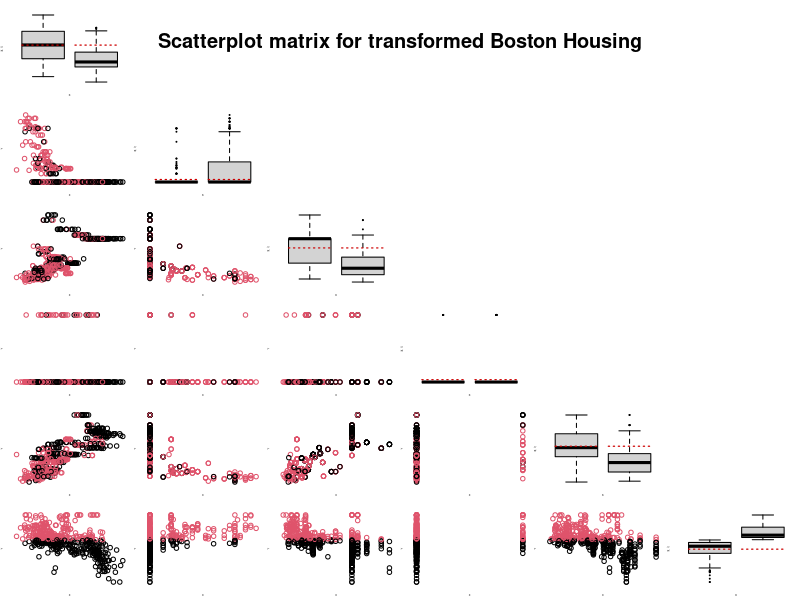

This chart was generated by the following R code:

# clear all variables
rm(list = ls(all = TRUE))
graphics.off()

# load data
data = read.table("bostonh.dat")
x    = data

# data transfomation
K = as.numeric(data[, 14] > median(data[, 14])) + 1
x = cbind(log(x[, 1]), x[, 2], x[, 3], x[, 4], log(x[, 5]), log(x[, 14]), K)

# subset creation for subset means
z    = data.frame(x)
z1   = subset(z, z$K == 1)
z2   = subset(z, z$K == 2)
m1   = apply(z1, 2, mean)
m2   = apply(z2, 2, mean)
i    = 0
op   = par(mfrow = c(6, 6), cex = 0.15)

while (i < 6) {
    i = i + 1
    j = 0
    while (j < 6) {
        j = j + 1
        
        if (i == j) {
            boxplot(x[, i] ~ K, at = 1:2, axes = FALSE)
            lines(c(0.6, 1.4), c(m1[i], m1[i]), lty = "dotted", lwd = 1.2, col = "red3")
            lines(c(1.6, 2.4), c(m1[i], m1[i]), lty = "dotted", lwd = 1.2, col = "red3")
        }
        
        if (i > j) {
            yy = cbind(x[, j], x[, i], K)
            plot(yy[, -3], col = as.numeric(K), xlab = "X", ylab = "Y", cex = 4, 
                axes = FALSE)
        }
        
        if (i < j) {
            plot(i, type = "n", axes = FALSE, xlab = "", ylab = "", main = "")
        }
    }
}

title(main = list("Scatterplot matrix for transformed Boston Housing", cex = 8), 
    line = -16, outer = TRUE) 
